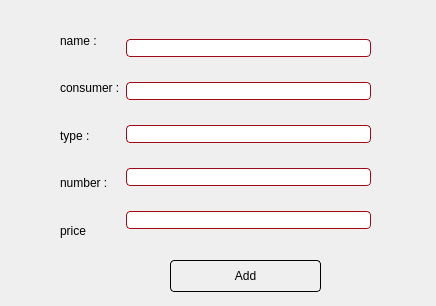
<?xml version="1.0" encoding="UTF-8"?>
<ui version="4.0">
 <class>add_pro</class>
 <widget class="QDialog" name="add_pro">
  <property name="geometry">
   <rect>
    <x>0</x>
    <y>0</y>
    <width>436</width>
    <height>306</height>
   </rect>
  </property>
  <property name="windowTitle">
   <string>Dialog</string>
  </property>
  <property name="styleSheet">
   <string notr="true">QDialog
{
      background: qconicalgradient(cx:0.5, cy:0.5, angle:30,
                stop:0 rgb(193, 192, 193), stop:1 rgb(255, 159, 159))

}
QLineEdit
{
 border-width: 1px;
    border-style: solid;
    border-color:rgb(162, 10, 23);
    border-radius: 4px;
background-color:white;
color:rgb(166, 5, 0);
	font: 13pt &quot;Comic Sans MS&quot;;
}
QLabel
{
	
	font: 75 16pt &quot;Comic Sans MS&quot;;
color:black;
}
QPushButton
{
	
	font: 75 14pt &quot;Comic Sans MS&quot;;
background: qlineargradient(x1:0, y1:0, x2:1, y2:1,
                stop:0 white, stop: 0.4 white, stop:1 rgb(193, 192, 193));
color:black;
  	 border-width: 1px;
    border-style: solid;
    border-radius: 4px;
}</string>
  </property>
  <widget class="QWidget" name="layoutWidget">
   <property name="geometry">
    <rect>
     <x>60</x>
     <y>20</y>
     <width>311</width>
     <height>231</height>
    </rect>
   </property>
   <layout class="QHBoxLayout" name="horizontalLayout">
    <item>
     <layout class="QVBoxLayout" name="verticalLayout">
      <item>
       <widget class="QLabel" name="name_2">
        <property name="text">
         <string>name :</string>
        </property>
       </widget>
      </item>
      <item>
       <widget class="QLabel" name="consumer_2">
        <property name="text">
         <string>consumer :</string>
        </property>
       </widget>
      </item>
      <item>
       <widget class="QLabel" name="type_2">
        <property name="text">
         <string>type :</string>
        </property>
       </widget>
      </item>
      <item>
       <widget class="QLabel" name="number_2">
        <property name="text">
         <string>number :</string>
        </property>
       </widget>
      </item>
      <item>
       <widget class="QLabel" name="price_2">
        <property name="text">
         <string>price</string>
        </property>
       </widget>
      </item>
     </layout>
    </item>
    <item>
     <layout class="QVBoxLayout" name="verticalLayout_2">
      <item>
       <widget class="QLineEdit" name="name"/>
      </item>
      <item>
       <widget class="QLineEdit" name="consumer"/>
      </item>
      <item>
       <widget class="QLineEdit" name="type"/>
      </item>
      <item>
       <widget class="QLineEdit" name="number"/>
      </item>
      <item>
       <widget class="QLineEdit" name="price"/>
      </item>
     </layout>
    </item>
   </layout>
  </widget>
  <widget class="QPushButton" name="additem">
   <property name="geometry">
    <rect>
     <x>170</x>
     <y>260</y>
     <width>151</width>
     <height>32</height>
    </rect>
   </property>
   <property name="text">
    <string>Add</string>
   </property>
  </widget>
 </widget>
 <resources/>
 <connections/>
</ui>
